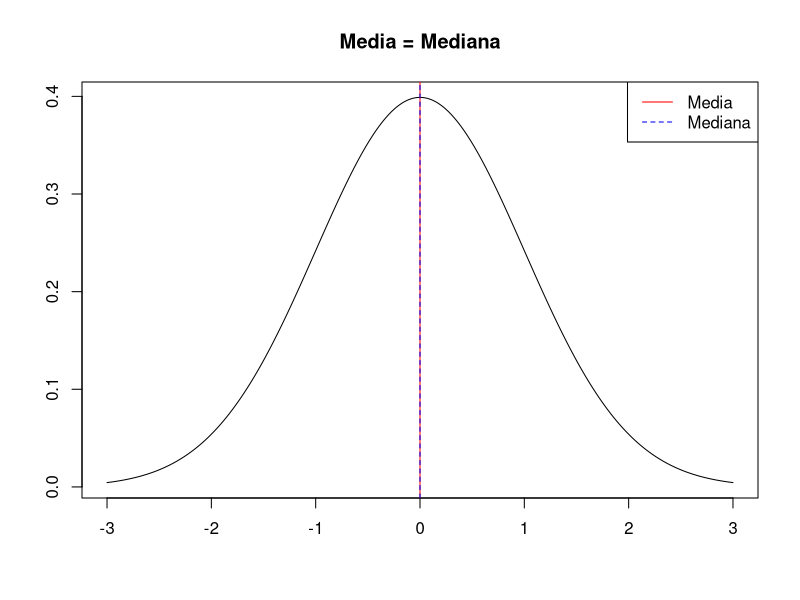
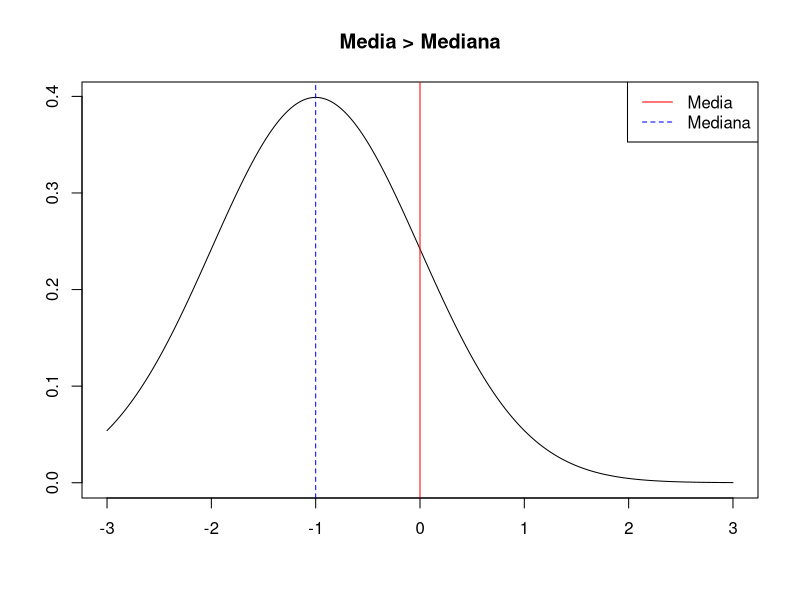
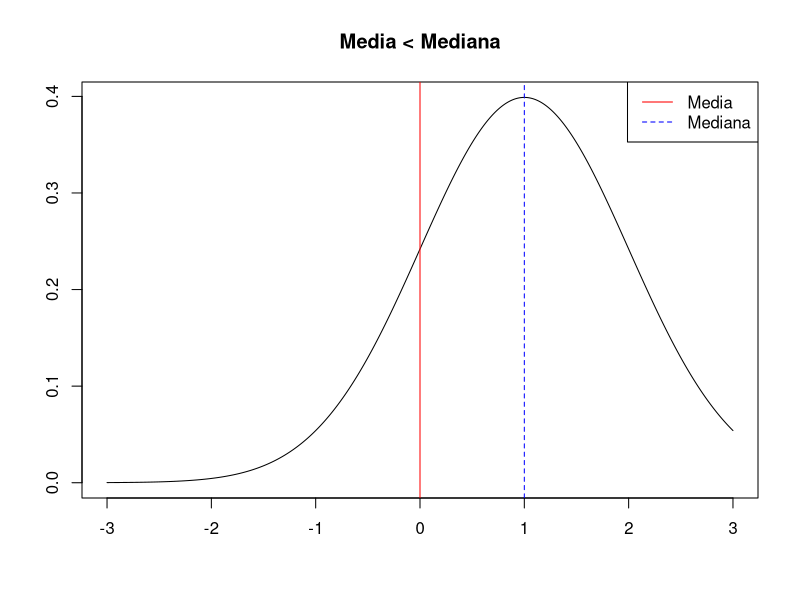

These figures' R source, in order:
## ---- chunk 1
x <- seq(-3,3, length = 1001)
x <- x[order(x)]
y <- dnorm(x, mean = mean(x))
y1 <- dnorm(x, mean = -1)
y2 <- dnorm(x, mean = 1)
plot(x,y, type = 'l', ylab = '', xlab = '', main = 'Media = Mediana')
abline(v=0, col='red')
abline(v=0, col ='blue', lty = 8)
legend('topright', c('Media', 'Mediana'), col = c('red','blue'), lty = c(1,2))
plot(x,y1, type = 'l', ylab = '', xlab = '', main = 'Media > Mediana')
abline(v=0, col='red')
abline(v=-1, col ='blue', lty = 8)
legend('topright', c('Media', 'Mediana'), col = c('red','blue'), lty = c(1,2))
plot(x,y2, type = 'l', ylab = '', xlab = '', main = 'Media < Mediana')
abline(v=0, col='red')
abline(v=1, col ='blue', lty = 8)
legend('topright', c('Media', 'Mediana'), col = c('red','blue'), lty = c(1,2))
